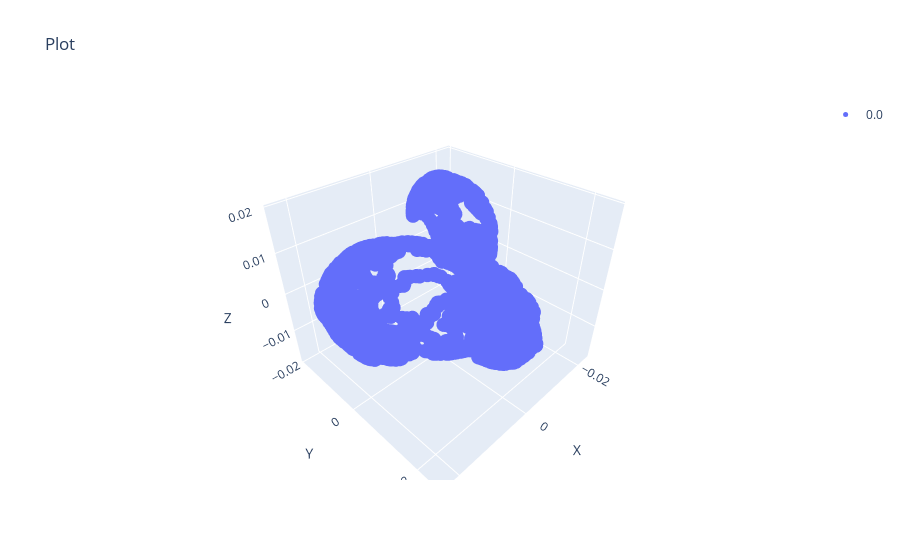

Notebook code for this chart:
### Code cell
file = 'swissroll_5_0.3.npz'
data = np.load(f'{folder}/{file}')
data_dict_raw = {f:data[f] for f in data.files}
points = data_dict_raw['X']
data_dict0 = convert_data(points)
scatter(data_dict0['phate'], s=5)

### Figure 1 — Plotly figure (JSON) as saved in the notebook; plotly's stock layout.template omitted (floating-point values rounded to 4 significant figures; data arrays with more than 128 entries replaced by an {"elided": "..."} marker saying what was removed)
{"data": [{"marker": {"color": 0, "colorscale": [[0, "#440154"], [0.1111, "#482878"], [0.2222, "#3e4989"], [0.3333, "#31688e"], [0.4444, "#26828e"], [0.5556, "#1f9e89"], [0.6667, "#35b779"], [0.7778, "#6ece58"], [0.8889, "#b5de2b"], [1, "#fde725"]], "opacity": 1, "size": 5}, "mode": "markers", "name": "0.0", "type": "scatter3d", "x": {"elided": "3000 float values"}, "y": {"elided": "3000 float values"}, "z": {"elided": "3000 float values"}}], "layout": {"scene": {"xaxis": {"title": {"text": "X"}}, "yaxis": {"title": {"text": "Y"}}, "zaxis": {"title": {"text": "Z"}}}, "showlegend": true, "title": {"text": "Plot"}}}
